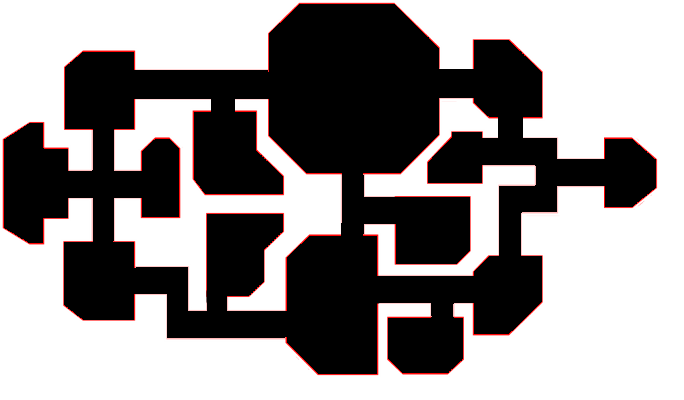
#> input picture bbl.png, 684 x 400 px, found by its file name
$ python mapreader.py
#> lines starting #> are read from the running program, lines starting #| are printed output that depends on the picture; after the words box and inside, x2 and y2 are one past the last pixel; in counts of white or black regions, pixels touching at a corner belong together
import cv2
import numpy as np
import matplotlib.pyplot as plt

# Get Image and create hsv (put in ur own filepath)
img = cv2.imread(r'C:\Users\Iris Reitsma\Documents\Master\semester 1\blok 3\amongus\bbl.png')
#> img is the input picture: shape (400, 684, 3); mean B, G, R 141.8, 141.8, 145.6
hsv = cv2.cvtColor(img, cv2.COLOR_BGR2HSV)
#> hsv: shape (400, 684, 3); mean H, S, V 0, 3.8, 145.6

# Determine color ranges for mask (mask is a list of 0 & 1 with 1 when the pixel color is in the range)
lower_range = np.array([0,0,0])
upper_range = np.array([15,15,15])
mask = cv2.inRange(hsv, lower_range, upper_range)
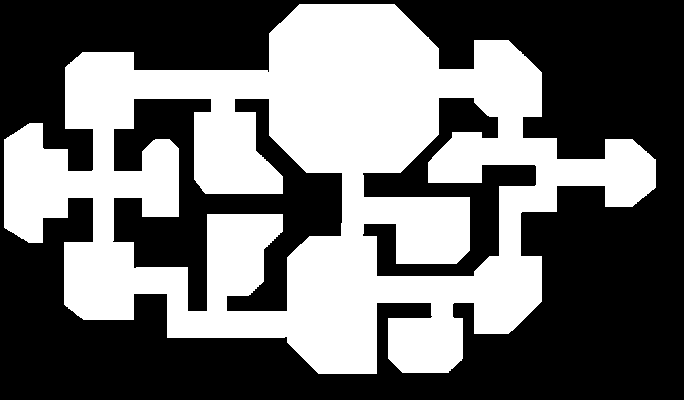
#> mask: shape (400, 684); 42.9% white; 1 white region, box (x1, y1, x2, y2) and area: (4, 4, 656, 374) 117388

# Assign True/False for when pixel is Black/not Black
grid = []
x_list = []
y_list = []
resolution = 6 # The higher this number, the lower the resolution
for i in range(0, len(mask), resolution):
    row = []
    for j in range(0, len(mask[0]), resolution):
        if mask[i][j] != 0:
            row.append(True)
            x_list.append(j)
            y_list.append(i)
        else:
            row.append(False)
    grid.append(row)
#> this loop made 67 passes
#> i on passes 2 to 13: 6, 12, 18, 24, 30, 36, 42, 48, 54, 60, 66, 72
#> after the loop, grid = 67 items; x_list = 3326 values, max 654 at index 1484, min 6 at index 1099, mean 316.7; y_list = 3326 values from 6 to 372

# Create scatter plot for visual check
plt.scatter(x_list, y_list, s=0.9)
plt.gca().invert_yaxis()
plt.show()
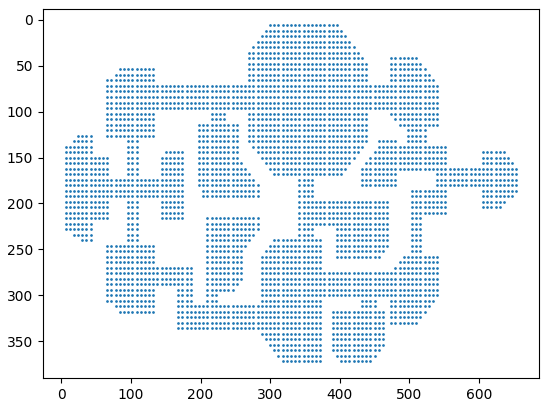
#> figure drawn by matplotlib, 1 panel

# Write to text file for visual check/use in other code
with open("mapfile.txt", "w") as file:
    for x in grid:
        for y in x:
            if y == True:
                file.write("o")
            elif y == False:
                file.write(" ")
        file.write("\n")
#> this loop made 67 passes
